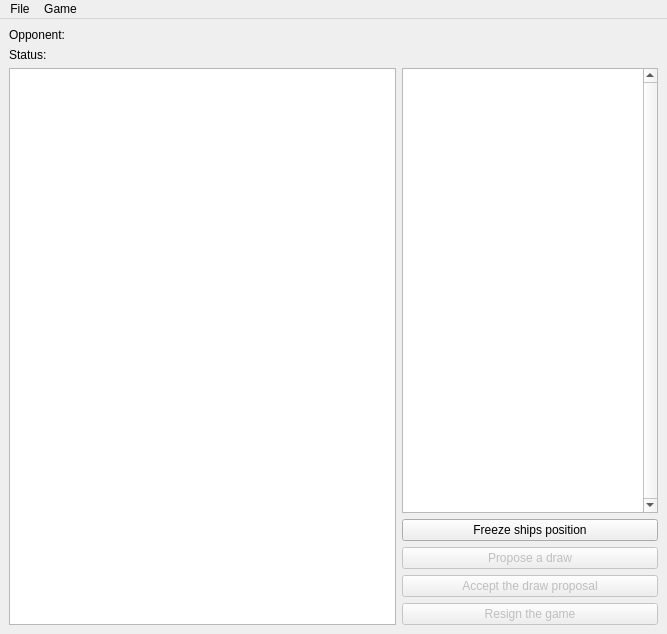
<?xml version="1.0" encoding="UTF-8"?>
<ui version="4.0">
 <class>PluginWindow</class>
 <widget class="QMainWindow" name="PluginWindow">
  <property name="geometry">
   <rect>
    <x>0</x>
    <y>0</y>
    <width>667</width>
    <height>634</height>
   </rect>
  </property>
  <property name="windowTitle">
   <string>Battleship game</string>
  </property>
  <widget class="QWidget" name="centralwidget">
   <layout class="QVBoxLayout" name="verticalLayout_2">
    <item>
     <layout class="QHBoxLayout" name="horizontalLayout">
      <item>
       <widget class="QLabel" name="label">
        <property name="sizePolicy">
         <sizepolicy hsizetype="Maximum" vsizetype="Preferred">
          <horstretch>0</horstretch>
          <verstretch>0</verstretch>
         </sizepolicy>
        </property>
        <property name="text">
         <string>Opponent:</string>
        </property>
       </widget>
      </item>
      <item>
       <widget class="QLabel" name="lbOpponent">
        <property name="font">
         <font>
          <weight>75</weight>
          <bold>true</bold>
         </font>
        </property>
        <property name="text">
         <string/>
        </property>
       </widget>
      </item>
     </layout>
    </item>
    <item>
     <layout class="QHBoxLayout" name="horizontalLayout_2">
      <item>
       <widget class="QLabel" name="label_2">
        <property name="sizePolicy">
         <sizepolicy hsizetype="Maximum" vsizetype="Preferred">
          <horstretch>0</horstretch>
          <verstretch>0</verstretch>
         </sizepolicy>
        </property>
        <property name="text">
         <string>Status:</string>
        </property>
       </widget>
      </item>
      <item>
       <widget class="QLabel" name="lbStatus">
        <property name="font">
         <font>
          <weight>75</weight>
          <bold>true</bold>
         </font>
        </property>
        <property name="text">
         <string/>
        </property>
       </widget>
      </item>
     </layout>
    </item>
    <item>
     <layout class="QHBoxLayout" name="horizontalLayout_3">
      <item>
       <widget class="BoardView" name="tvBoard">
        <property name="sizePolicy">
         <sizepolicy hsizetype="Minimum" vsizetype="Minimum">
          <horstretch>1</horstretch>
          <verstretch>0</verstretch>
         </sizepolicy>
        </property>
        <property name="mouseTracking">
         <bool>true</bool>
        </property>
        <property name="selectionMode">
         <enum>QAbstractItemView::SingleSelection</enum>
        </property>
        <property name="showGrid">
         <bool>false</bool>
        </property>
        <attribute name="horizontalHeaderVisible">
         <bool>false</bool>
        </attribute>
        <attribute name="verticalHeaderVisible">
         <bool>false</bool>
        </attribute>
       </widget>
      </item>
      <item>
       <layout class="QVBoxLayout" name="verticalLayout">
        <item>
         <widget class="QListView" name="listView_2">
          <property name="sizePolicy">
           <sizepolicy hsizetype="Expanding" vsizetype="Expanding">
            <horstretch>0</horstretch>
            <verstretch>0</verstretch>
           </sizepolicy>
          </property>
          <property name="verticalScrollBarPolicy">
           <enum>Qt::ScrollBarAlwaysOn</enum>
          </property>
          <property name="horizontalScrollBarPolicy">
           <enum>Qt::ScrollBarAlwaysOff</enum>
          </property>
         </widget>
        </item>
        <item>
         <widget class="QPushButton" name="btnFreeze">
          <property name="text">
           <string>Freeze ships position</string>
          </property>
         </widget>
        </item>
        <item>
         <widget class="QPushButton" name="btnDraw">
          <property name="enabled">
           <bool>false</bool>
          </property>
          <property name="toolTip">
           <string>Press button and make move if you want to propose draw</string>
          </property>
          <property name="text">
           <string>Propose a draw</string>
          </property>
          <property name="checkable">
           <bool>true</bool>
          </property>
         </widget>
        </item>
        <item>
         <widget class="QPushButton" name="btnAccept">
          <property name="enabled">
           <bool>false</bool>
          </property>
          <property name="toolTip">
           <string>Press button if you want to accept the draw proposal</string>
          </property>
          <property name="text">
           <string>Accept the draw proposal</string>
          </property>
         </widget>
        </item>
        <item>
         <widget class="QPushButton" name="btnResign">
          <property name="enabled">
           <bool>false</bool>
          </property>
          <property name="toolTip">
           <string>Press button if you want to resign</string>
          </property>
          <property name="text">
           <string>Resign the game</string>
          </property>
         </widget>
        </item>
       </layout>
      </item>
     </layout>
    </item>
   </layout>
  </widget>
  <widget class="QMenuBar" name="menubar">
   <property name="geometry">
    <rect>
     <x>0</x>
     <y>0</y>
     <width>667</width>
     <height>18</height>
    </rect>
   </property>
   <widget class="QMenu" name="menuGame">
    <property name="title">
     <string>File</string>
    </property>
    <addaction name="actionNewGame"/>
    <addaction name="separator"/>
    <addaction name="actionExit"/>
   </widget>
   <widget class="QMenu" name="menuGame_2">
    <property name="title">
     <string>Game</string>
    </property>
    <addaction name="actionResign"/>
   </widget>
   <addaction name="menuGame"/>
   <addaction name="menuGame_2"/>
  </widget>
  <action name="actionNewGame">
   <property name="enabled">
    <bool>false</bool>
   </property>
   <property name="text">
    <string>New game</string>
   </property>
  </action>
  <action name="action">
   <property name="text">
    <string>--</string>
   </property>
  </action>
  <action name="actionExit">
   <property name="text">
    <string>Exit</string>
   </property>
  </action>
  <action name="actionResign">
   <property name="enabled">
    <bool>false</bool>
   </property>
   <property name="text">
    <string>Resign</string>
   </property>
  </action>
 </widget>
 <customwidgets>
  <customwidget>
   <class>BoardView</class>
   <extends>QTableView</extends>
   <header>boardview.h</header>
  </customwidget>
 </customwidgets>
 <tabstops>
  <tabstop>tvBoard</tabstop>
  <tabstop>listView_2</tabstop>
  <tabstop>btnFreeze</tabstop>
  <tabstop>btnDraw</tabstop>
  <tabstop>btnAccept</tabstop>
  <tabstop>btnResign</tabstop>
 </tabstops>
 <resources/>
 <connections/>
</ui>
